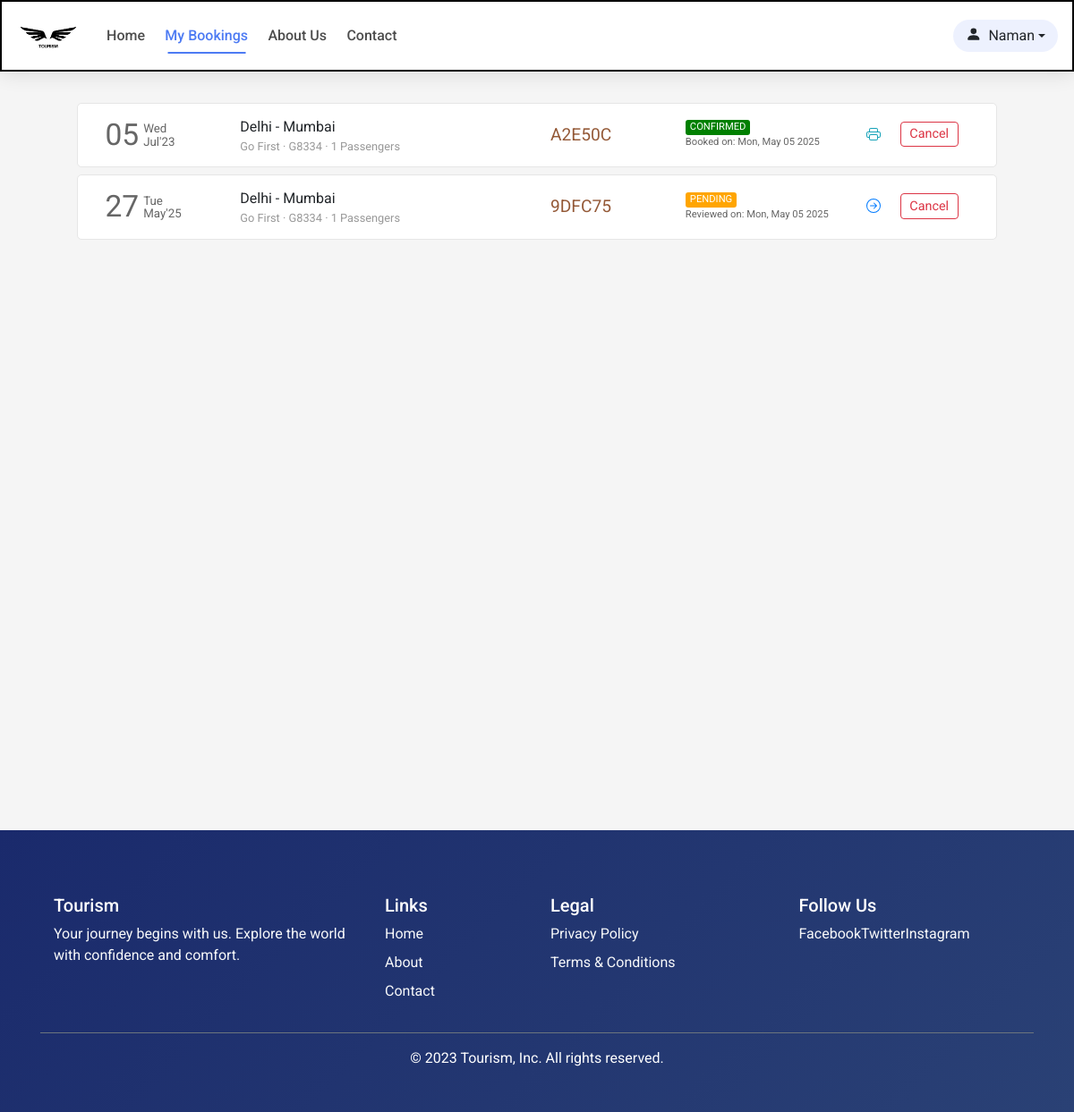
The app's page /flight/bookings (signed in) with its own data.
### flight/models.py (models this page shows, shortened)
class User(AbstractUser):
    def __str__(self):
        return f"{self.id}: {self.first_name} {self.last_name}"

class Ticket(models.Model):
    user = models.ForeignKey(User,on_delete=models.CASCADE,related_name="bookings", blank=True, null=True)
    ref_no = models.CharField(max_length=6, unique=True)
    passengers = models.ManyToManyField(Passenger, related_name="flight_tickets")
    flight = models.ForeignKey(Flight, on_delete=models.CASCADE, related_name="tickets", blank=True, null=True)
    flight_ddate = models.DateField(blank=True, null=True)
    flight_adate = models.DateField(blank=True, null=True)
    flight_fare = models.FloatField(blank=True,null=True)
    other_charges = models.FloatField(blank=True,null=True)
    coupon_used = models.CharField(max_length=15,blank=True)
    coupon_discount = models.FloatField(default=0.0)
    total_fare = models.FloatField(blank=True, null=True)
    seat_class = models.CharField(max_length=20, choices=SEAT_CLASS)
    booking_date = models.DateTimeField(default=datetime.now)
    mobile = models.CharField(max_length=20,blank=True)
    email = models.EmailField(max_length=45, blank=True)
    status = models.CharField(max_length=45, choices=TICKET_STATUS)

class Flight(models.Model):
    origin = models.ForeignKey(Place, on_delete=models.CASCADE, related_name="departures")
    destination = models.ForeignKey(Place, on_delete=models.CASCADE, related_name="arrivals")
    depart_time = models.TimeField(auto_now=False, auto_now_add=False)
    depart_day = models.ManyToManyField(Week, related_name="flights_of_the_day")
    duration = models.DurationField(null=True)
    arrival_time = models.TimeField(auto_now=False, auto_now_add=False)
    plane = models.CharField(max_length=24)
    airline = models.CharField(max_length=64)
    economy_fare = models.FloatField(null=True)
    business_fare = models.FloatField(null=True)
    first_fare = models.FloatField(null=True)

class Place(models.Model):
    city = models.CharField(max_length=64)
    airport = models.CharField(max_length=64)
    code = models.CharField(max_length=3)
    country = models.CharField(max_length=64)

### flight/views.py (the view)
# urls.py: path('flight/bookings', views.bookings, name="bookings"),
def bookings(request):
    if request.user.is_authenticated:
        tickets = Ticket.objects.filter(user=request.user).order_by('-booking_date')
        return render(request, 'flight/bookings.html', {
            'page': 'bookings',
            'tickets': tickets
        })
    else:
        return HttpResponseRedirect(reverse('login'))

### flight/templates/flight/bookings.html (shortened to what this page needs)
{% extends 'flight/layout.html' %}
{% load static %}
{% block head %}
    <link rel="stylesheet" href="{% static 'css/bookings_style.css' %}">
{% endblock head %}
{% block body %}
    <section class="section section1">
        <div class="container">
            {% if tickets %}
                {% for ticket in tickets %}
                    <div class="row each-booking-div" id="{{ticket.ref_no}}">
                        <div class="col-2" style="display: flex;">
                            <div style="display: flex; color: #666666; margin-top: auto;">
                                <div>
                                    <span style="font-size: 2.1em;">{{ticket.flight_ddate | date:"d"}}</span>
                                </div>
                                <div style="font-size: smaller; display: flex; margin: auto 0; padding-left: 5px; line-height: 1em;">
                                    <div style="margin: auto;">
                                        <div style="margin-bottom: 1px;">{{ticket.flight_ddate | date:"D"}}</div>
                                        <div style="margin-top: 1px;">{{ticket.flight_ddate | date:"M'y"}}</div>
                                    </div>
                                </div>
                            </div>
                        </div>
                        <div class="col-4 middle-div">
                            <div style="width:100%">
                                <div class="row places-div" style=" display: flex;">
                                    <div style="max-width: 45%;">{{ticket.flight.origin.city}}</div>
                                    <div>&nbsp;-&nbsp;</div>
                                    <div style="max-width: 45%;">{{ticket.flight.destination.city}}</div>
                                </div>
                                <div class="row places-div" style="font-size: .8em; color: #999999; ">
                                    <div style="max-width: 100%;">{{ticket.flight.airline}} &middot; {{ticket.flight.plane}} &middot; {{ticket.passengers.count}} Passengers</div>
                                </div>
                            </div>
                        </div>
                        <div class="col-2 middle-div">
                            <div style="font-size: 1.2em; color: #945937;">{{ticket.ref_no}}</div>
                        </div>
                        <div class="col-2 middle-div">
                            <div>
                                <div class="row status-div">
                                    {% if ticket.status == 'CONFIRMED' %}
                                        <div class="green">{{ticket.status}}</div>
                                    {% endif %}
                                    {% if ticket.status == 'PENDING' %}
                                        <div class="orange">{{ticket.status}}</div>
                                    {% endif %}
                                </div>
                                <div class="row booking-date-div" style="font-size: .7em; color: #666;">
                                    {% if ticket.status == 'CONFIRMED' %}
                                        Booked on: {{ticket.booking_date | date:"D, M d Y"}}
                                    {% endif %}
                                    {% if ticket.status == 'PENDING' %}
                                        Reviewed on: {{ticket.booking_date | date:"D, M d Y"}}
                                    {% endif %}
                                </div>
                            </div>
                        </div>
                        <div class="col-2 last-div">
                            <div>
                                <div class="ticket-action-div">
                                    {% if ticket.status == 'CONFIRMED' %}
                                        <form action="{% url 'getticket' %}" method="get" target="_blank">
                                            <button type="submit" class="btn btn-outline-info btnp pbtn">
                                            </button>
                                        </form>
                                        <button class="btn btn-outline-danger btnp cbtn"  data-ref="{{ticket.ref_no}}" onclick="popup(this)">Cancel</button>
                                    {% endif %}
                                    {% if ticket.status == 'PENDING' %}
                                        <form action="{% url 'resumebooking' %}" method="POST">
                                            <button type="submit" class="btn btn-outline-primary btnp rbtn">
                                            </button>
                                        </form>
                                        <button type="button" class="btn btn-outline-danger btnp cbtn" data-ref="{{ticket.ref_no}}" onclick="popup(this)">Cancel</button>
                                    {% endif %}
                                </div>
                            </div>
                        </div>
                    </div>
                {% endfor %}
            {% endif %}
        </div>
    </section>
{% endblock %}

### flight/templates/flight/layout.html (shortened to what this page needs)
{% load static %}
<!DOCTYPE html>
<html lang="en">
<head>
  <link rel="stylesheet" href="https://stackpath.bootstrapcdn.com/bootstrap/4.4.1/css/bootstrap.min.css">
  <link rel="stylesheet" href="https://use.typekit.net/cav5lva.css">
  <link rel="stylesheet" href="{% static 'css/layout_style.css' %}">
  <link rel="stylesheet" href="{% static 'css/navbar-theme.css' %}">
  {% block head %}
  {% endblock %}
</head>
<body>
  <div class="container-fluid">
    <nav class="navbar navbar-expand-lg navbar-dark navbar-dark-blue">
      <a class="navbar-brand" href="{% url 'index' %}">
          <img src="{% static 'img/icon_logo.png' %}" height="34" alt="Tourism Logo">
      </a>
      <div class="collapse navbar-collapse" id="navbarSupportedContent">
        <ul class="navbar-nav mr-auto">
          <li class="nav-item {% if not page %}active{% endif %}">
            <a class="nav-link" href="{% url 'index' %}">Home</a>
          </li>
          <li class="nav-item {% if page == 'bookings' %}active{% endif %}">
            <a class="nav-link" href="{% url 'bookings' %}">My Bookings</a>
          </li>
          <li class="nav-item">
            <a class="nav-link" href="{% url 'aboutus' %}">About Us</a>
          </li>
          <li class="nav-item">
            <a class="nav-link" href="{% url 'contact' %}">Contact</a>
          </li>
        </ul>
        <ul class="navbar-nav">
          {% if not user.is_authenticated %}
            <li class="nav-item">
              <button class="btn btn-animated" onclick="window.location.href = '/login';">
                <svg width="1.1em" height="1.1em" viewBox="0 1.5 16 16" class="bi bi-person-fill" fill="currentColor" xmlns="http://www.w3.org/2000/svg">
                  <path fill-rule="evenodd" d="M3 14s-1 0-1-1 1-4 6-4 6 3 6 4-1 1-1 1H3zm5-6a3 3 0 1 0 0-6 3 3 0 0 0 0 6z"/>
                </svg>
                Login
              </button>
            </li>
          {% else %}
            <li class="nav-item dropdown">
              <button class="btn profile-button dropdown-toggle" type="button" id="dropdownMenuButton" data-toggle="dropdown" aria-haspopup="true" aria-expanded="false">
                <svg width="1.1em" height="1.1em" viewBox="0 1.5 16 16" class="bi bi-person-fill" fill="currentColor" xmlns="http://www.w3.org/2000/svg">
                  <path fill-rule="evenodd" d="M3 14s-1 0-1-1 1-4 6-4 6 3 6 4-1 1-1 1H3zm5-6a3 3 0 1 0 0-6 3 3 0 0 0 0 6z"/>
                </svg>
                {{user.first_name}}
              </button>
            </li>
          {% endif %}
        </ul>
      </div>
    </nav>
  </div>
  <div class="container-fluid">
    {% block body %}
    {% endblock %}
  </div>
  <footer class="pt-4 pb-2 mt-5" style="background: linear-gradient(135deg, #1a2a6c, #2a4175); color: white;">
    <div class="container">
      <div class="row">
        <div class="col-md-4 mb-3">
          <h5>Tourism</h5>
          <p class="text-light">Your journey begins with us. Explore the world with confidence and comfort.</p>
        </div>
        <div class="col-md-2 mb-3">
          <h5>Links</h5>
          <ul class="nav flex-column">
            <li class="nav-item mb-2"><a href="{% url 'index' %}" class="nav-link p-0 text-light">Home</a></li>
            <li class="nav-item mb-2"><a href="{% url 'aboutus' %}" class="nav-link p-0 text-light">About</a></li>
            <li class="nav-item mb-2"><a href="{% url 'contact' %}" class="nav-link p-0 text-light">Contact</a></li>
          </ul>
        </div>
        <div class="col-md-3 mb-3">
          <h5>Legal</h5>
          <ul class="nav flex-column">
            <li class="nav-item mb-2"><a href="{% url 'privacypolicy' %}" class="nav-link p-0 text-light">Privacy Policy</a></li>
            <li class="nav-item mb-2"><a href="{% url 'termsandconditions' %}" class="nav-link p-0 text-light">Terms & Conditions</a></li>
          </ul>
        </div>
        <div class="col-md-3 mb-3">
          <h5>Follow Us</h5>
          <div class="d-flex gap-3">
            <a href="#" class="text-light me-3"> Facebook</a>
            <a href="#" class="text-light me-3"> Twitter</a>
            <a href="#" class="text-light"> Instagram</a>
          </div>
        </div>
      </div>
      <div class="d-flex justify-content-center py-3 my-2 border-top border-secondary">
        <p class="text-center">© 2023 Tourism, Inc. All rights reserved.</p>
      </div>
    </div>
  </footer>
</body>
</html>

### flight/static/css/layout_style.css (style rules this page uses)
body { margin: 0px; padding: 0px; font-family: "Rubik", sans-serif; font-weight: normal; font-style: normal; min-width: 250px; }
.container-fluid { padding-left: 0px; padding-right: 0px; }
.navbar { padding: .7rem 1.2rem; border: 2px solid black ; background-color: #fff; transition-duration: .2s; }
.section { background-size: cover; background-position: center; background-repeat: no-repeat; padding: 30px 50px; min-height: 100vh; }
footer { background-color: rgb(255,242,242); margin-top: 0px; padding-top: 1px; }
footer .container > div { font-family: Barlow, sans-serif; margin: 48px 0px 10px; flex-shrink: 0; max-width: 100%; overflow: hidden; }

### flight/static/css/navbar-theme.css (style rules this page uses)
.navbar-dark-blue { background-color: white; box-shadow: 0 4px 20px rgba(0, 0, 0, 0.1); padding: 1rem; transition: all 0.5s cubic-bezier(0.25, 0.46, 0.45, 0.94); color: black; position: relative; z-index: 1000; }
.navbar-dark-blue .navbar-brand img { transition: transform 0.5s cubic-bezier(0.34, 1.56, 0.64, 1); color: black; }
.navbar-dark-blue .nav-link { color: rgba(0, 0, 0, 0.7) !important; font-weight: 500; padding: 0.5rem 1rem; margin: 0 0.2rem; position: relative; transition: all 0.4s cubic-bezier(0.25, 0.46, 0.45, 0.94); overflow: hidden; }
.navbar-dark-blue .nav-link::after { content: ''; position: absolute; bottom: 0; left: 50%; width: 0; height: 2px; background-color: #4D7BF3; transition: all 0.4s cubic-bezier(0.25, 0.46, 0.45, 0.94); transform: translateX(-50%); opacity: 0; }
.navbar-dark-blue .nav-link::before { content: ''; position: absolute; top: 0; left: 0; width: 100%; height: 100%; background-color: rgba(77, 123, 243, 0.08); transform: translateY(-100%); transition: transform 0.4s cubic-bezier(0.25, 0.46, 0.45, 0.94); z-index: -1; }
.navbar-dark-blue .nav-item.active .nav-link { color: #4D7BF3 !important; }
.navbar-dark-blue .nav-item.active .nav-link::after { width: 80%; opacity: 1; }
.navbar-dark-blue .profile-button { position: relative; display: flex; align-items: center; background: rgba(77, 123, 243, 0.1); border-radius: 30px; padding: 0.3rem 0.8rem; transition: all 0.4s cubic-bezier(0.25, 0.46, 0.45, 0.94); overflow: hidden; }
.navbar-dark-blue .profile-button::before { content: ''; position: absolute; top: 0; left: 0; width: 100%; height: 100%; background: linear-gradient(135deg, rgba(77, 123, 243, 0.2), rgba(77, 123, 243, 0.1)); transform: translateX(-100%); transition: transform 0.5s cubic-bezier(0.25, 0.46, 0.45, 0.94); z-index: -1; }
.navbar-dark-blue .profile-button svg { margin-right: 0.5rem; transition: transform 0.3s ease; }

### flight/static/css/bookings_style.css (style rules this page uses)
* { font-family: 'Roboto', sans-serif; }
body { background-color: #f5f5f5; word-wrap: break-word; }
.container { cursor: pointer; }
.each-booking-div { width: 96%; margin: 5px auto 8px auto; transition-duration: .4s; padding: 10px 15px; background-color: #fff; border: 1px solid #e6e6e6; border-radius: 5px; }
.btnp { padding: .15rem .6rem; font-size: .9em; margin-top: 3px; margin-bottom: 5px; }
.each-booking-div > div { display: flex; overflow: auto; }
.each-booking-div > div > div { margin-top: auto; margin-bottom: auto; width: 100%; }
.green, .red, .orange { border-radius: 3px; color: white; padding-left: 5px; padding-right: 5px; font-size: .7em; }
.green { background-color: green; }
.orange { background-color: orange; }
.ticket-action-div { display: flex; justify-content: space-evenly; }
.pbtn, .rbtn { border: 0; }

### records on screen
User: first_name "Naman"
Ticket: flight_ddate "05", flight_ddate "Wed", flight_ddate "Jul'23", flight.origin.city "Delhi", flight.destination.city "Mumbai", flight.airline "Go First", flight.plane "G8334", passengers.count "1", ref_no "A2E50C", status "CONFIRMED", booking_date "Mon, May 05 2025"
Ticket: flight_ddate "27", flight_ddate "Tue", flight_ddate "May'25", flight.origin.city "Delhi", flight.destination.city "Mumbai", flight.airline "Go First", flight.plane "G8334", passengers.count "1", ref_no "9DFC75", status "PENDING", booking_date "Mon, May 05 2025"
